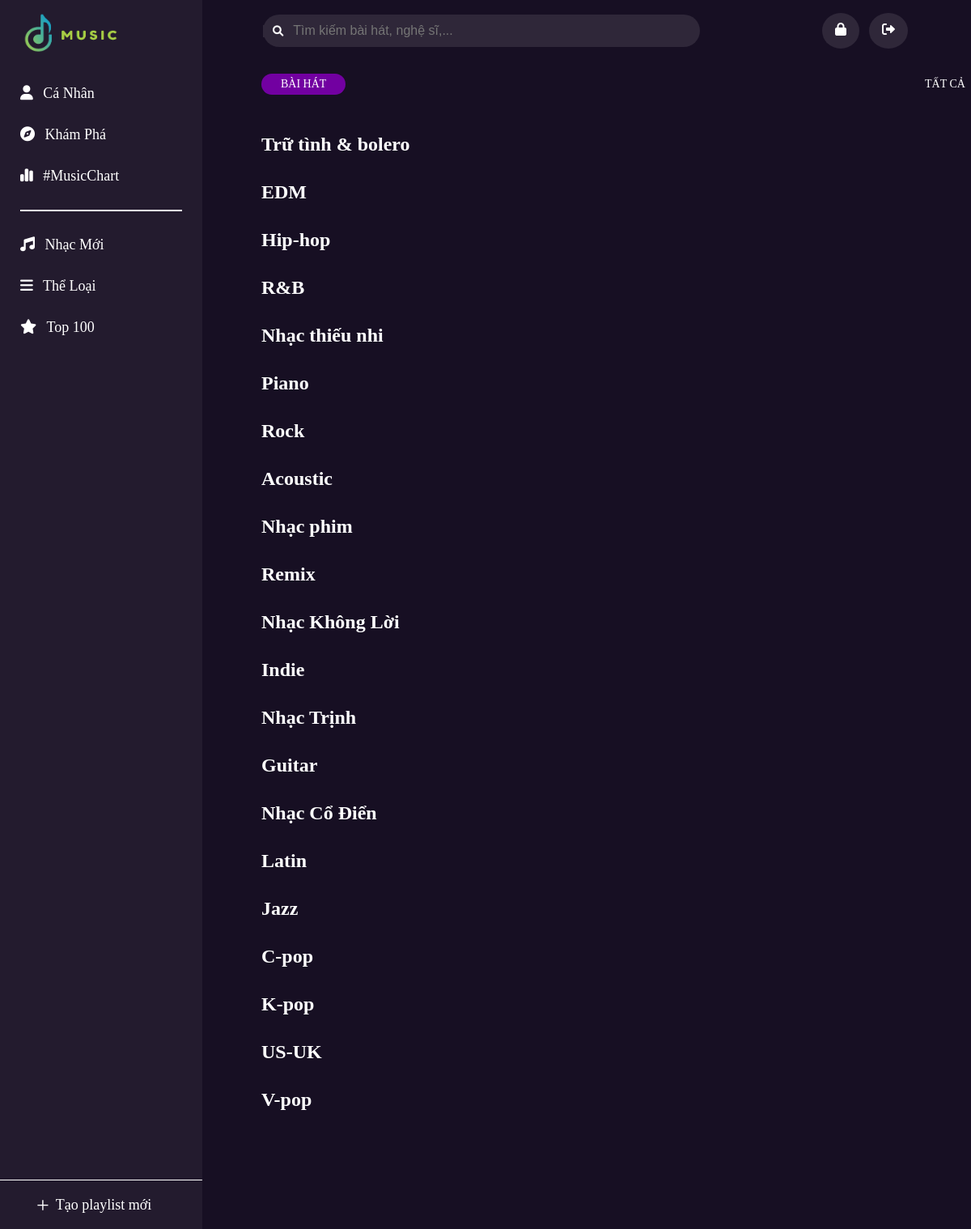
Screenshot of /user/category.php (signed in) with the database file from the repository.
### tables this page shows
CREATE TABLE `categorys` (
  `id` int(11) NOT NULL,
  `name` varchar(40) NOT NULL,
  `numberOfsong` int(11) NOT NULL,
  `follow` int(11) NOT NULL,
  `date` datetime NOT NULL
);

### user/category.php (the view, shortened to what this page needs)
<?php
require_once('connectdb.php');
?>
<!DOCTYPE html>
<html lang="en">
<head>
    <link rel="stylesheet" href="../assets/css/style.css">
    <link rel="stylesheet" href="../assets/fonts/fontawesome-free-6.1.1-web/css/all.min.css">
</head>
<body>
    <div class="app">
        <?php
        require_once('../includes/Sidebar/SidebarUser.php')
        ?>
        <div class="container">
            <?php
            require_once('../includes/Header/HeaderUser.php')
            ?>
            <div class="grid wide container-tablet container-mobile">
                <div class="row mt-32 music-new-mobile" id="NewMusicTitle">
                    <div class="col l-12 m-12 c-12">
                        <h1 class="container__today">Mới phát hành</h1>
                    </div>
                    <div class="col l-12 m-12 c-12">
                        <div class="row container__choose">
                            <div class="container__album col l-10 m-8 c-8">
                                <p class="container__album-song">Bài Hát</p>
                            </div>
                            <p class="container__album-all col l-2 m-4 c-4">
                                <a href="../user/new_music.php" style="color: white">
                                    Tất cả
                                </a>
                            </p>
                        </div>
                    </div>
                </div>
                <?php
                    $sql = "SELECT *  FROM categorys";
                    $result = $conn->query($sql);
                    if ($result->num_rows > 0) {
                        while($row = $result->fetch_assoc()){
                    ?>
                        <div class="row category__list">
                            <div class="col l-12 m-12 c-12">
                                <h1 class="container__today"><?=$row['name']?></h1>
                            </div>
                        </div>
                    <?php
                        }
                    }
                ?>
            </div>
        </div>
    </div>
</body>
</html>

### assets/css/style.css (style rules this page uses)
* { box-sizing: border-box; margin: 0; padding: 0; }
a { text-decoration: none; }
.mt-32 { margin-top: 32px; }
.grid { width: 100%; display: block; padding: 0; }
.grid.wide { max-width: 1400px; margin: 0 auto; }
.row { display: flex; flex-wrap: wrap; margin-left: -4px; margin-right: -4px; }
.col { padding-left: 4px; padding-right: 4px; }
.c-4 { flex: 0 0 33.33333%; max-width: 33.33333%; }
.c-8 { flex: 0 0 66.66667%; max-width: 66.66667%; }
.c-12 { flex: 0 0 100%; max-width: 100%; }
@media (min-width: 740px) { .row { margin-left: -8px; margin-right: -8px; } }
@media (min-width: 740px) { .col { padding-left: 8px; padding-right: 8px; } }
@media (min-width: 740px) { .m-1, .m-2, .m-3, .m-4, .m-5, .m-6, .m-7, .m-8, .m-9, .m-10, .m-11, .m-12 { display: block; } }
@media (min-width: 740px) { .m-4 { flex: 0 0 33.33333%; max-width: 33.33333%; } }
@media (min-width: 740px) { .m-8 { flex: 0 0 66.66667%; max-width: 66.66667%; } }
@media (min-width: 740px) { .m-12 { flex: 0 0 100%; max-width: 100%; } }
@media (min-width: 1113px) { .row { margin-left: -12px; margin-right: -12px; } }
@media (min-width: 1113px) { .col { padding-left: 12px; padding-right: 12px; } }
@media (min-width: 1113px) { .l-1, .l-2, .l-2-4, .l-3, .l-4, .l-5, .l-6, .l-7, .l-8, .l-9, .l-10, .l-11, .l-12 { display: block; } }
@media (min-width: 1113px) { .l-2 { flex: 0 0 16.66667%; max-width: 16.66667%; } }
@media (min-width: 1113px) { .l-10 { flex: 0 0 83.33333%; max-width: 83.33333%; } }
@media (min-width: 1113px) { .l-12 { flex: 0 0 100%; max-width: 100%; } }
@media (min-width: 1024px) and (max-width: 1239px) { .wide { width: 984px; } }
@media (min-width: 1024px) and (max-width: 1239px) { .wide .row { margin-left: -12px; margin-right: -12px; } }
@media (min-width: 1024px) and (max-width: 1239px) { .wide .col { padding-left: 12px; padding-right: 12px; } }
@media (min-width: 1024px) and (max-width: 1239px) { .wide .l-1, .wide .l-2, .wide .l-2-4, .wide .l-3, .wide .l-4, .wide .l-5, .wide .l-6, .wide .l-7, .wide .l-8, .wide .l-9, .wide .l-10, .wide .l-11, .wide .l-12 { display: block; } }
@media (min-width: 1024px) and (max-width: 1239px) { .wide .l-2 { flex: 0 0 16.66667%; max-width: 16.66667%; } }
@media (min-width: 1024px) and (max-width: 1239px) { .wide .l-10 { flex: 0 0 83.33333%; max-width: 83.33333%; } }
@media (min-width: 1024px) and (max-width: 1239px) { .wide .l-12 { flex: 0 0 100%; max-width: 100%; } }
.app { display: flex; }
.container { flex: 1; overflow: hidden; background-color: #170f23; padding-bottom: 130px; padding-left: 323px; min-height: 100vh; padding-right: 77px; }
.container__choose { width: 100%; align-items: center; color: #fff; font-size: 14px; text-transform: uppercase; margin-bottom: 32px; }
.container__album { display: flex; flex-direction: row; align-items: center; }
.container__album .container__album-song { background-color: #7200a1; padding: 6px 24px; border-radius: 16px; line-height: 14px; margin-right: 16px; cursor: pointer; width: fit-content; }
.container__album-all { display: flex; justify-content: flex-end; width: fit-content; cursor: pointer; }
.container__today { margin: 16px 0; color: #fff; font-size: 24px; }

### rows the page displays
categorys: name "Trữ tình & bolero"
categorys: name "EDM"
categorys: name "Hip-hop"
categorys: name "R&B"
categorys: name "Nhạc thiếu nhi"
categorys: name "Piano"
categorys: name "Rock"
categorys: name "Acoustic"
categorys: name "Nhạc phim"
categorys: name "Remix"
categorys: name "Nhạc Không Lời"
categorys: name "Indie"
categorys: name "Nhạc Trịnh"
categorys: name "Guitar"
categorys: name "Nhạc Cổ Điển"
categorys: name "Latin"
categorys: name "Jazz"
categorys: name "C-pop"
categorys: name "K-pop"
categorys: name "US-UK"
categorys: name "V-pop"
